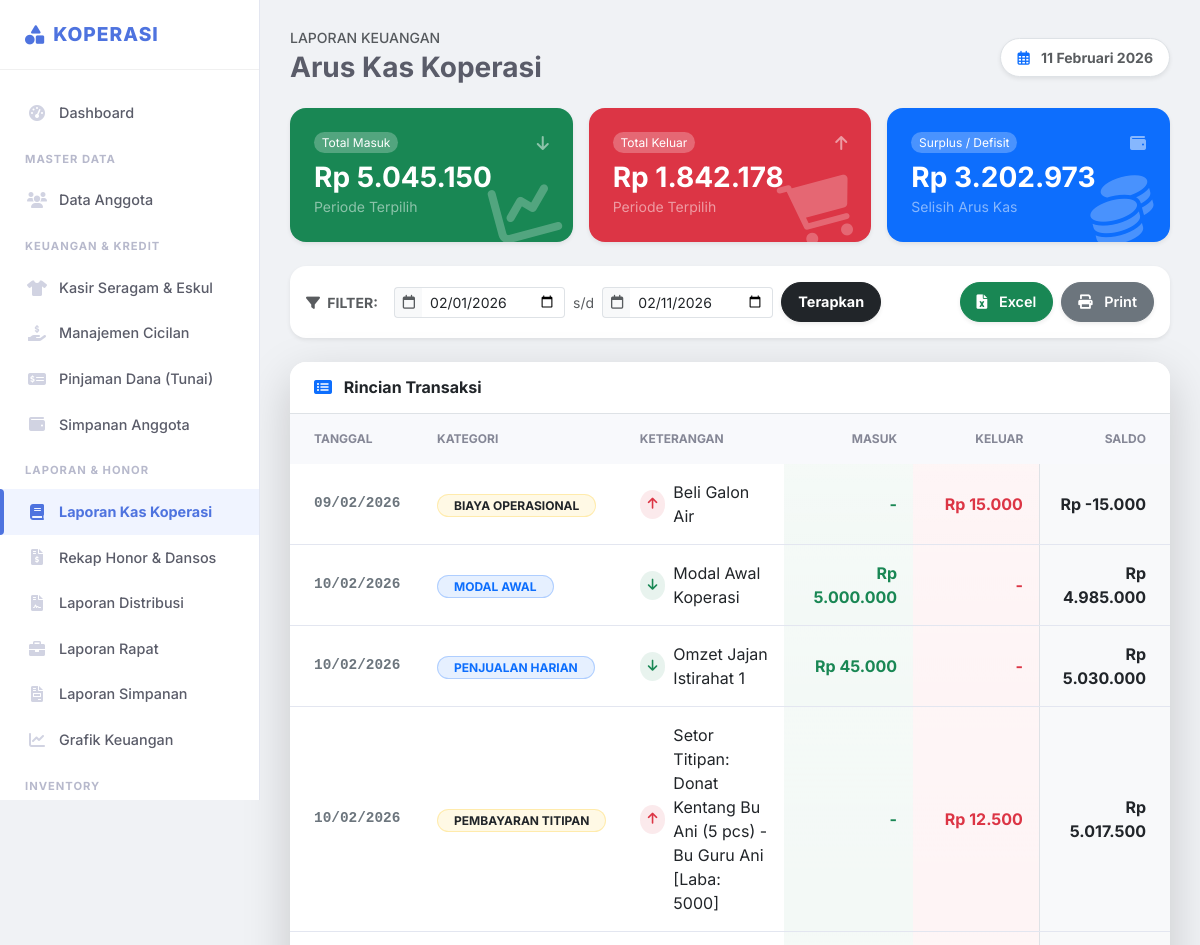
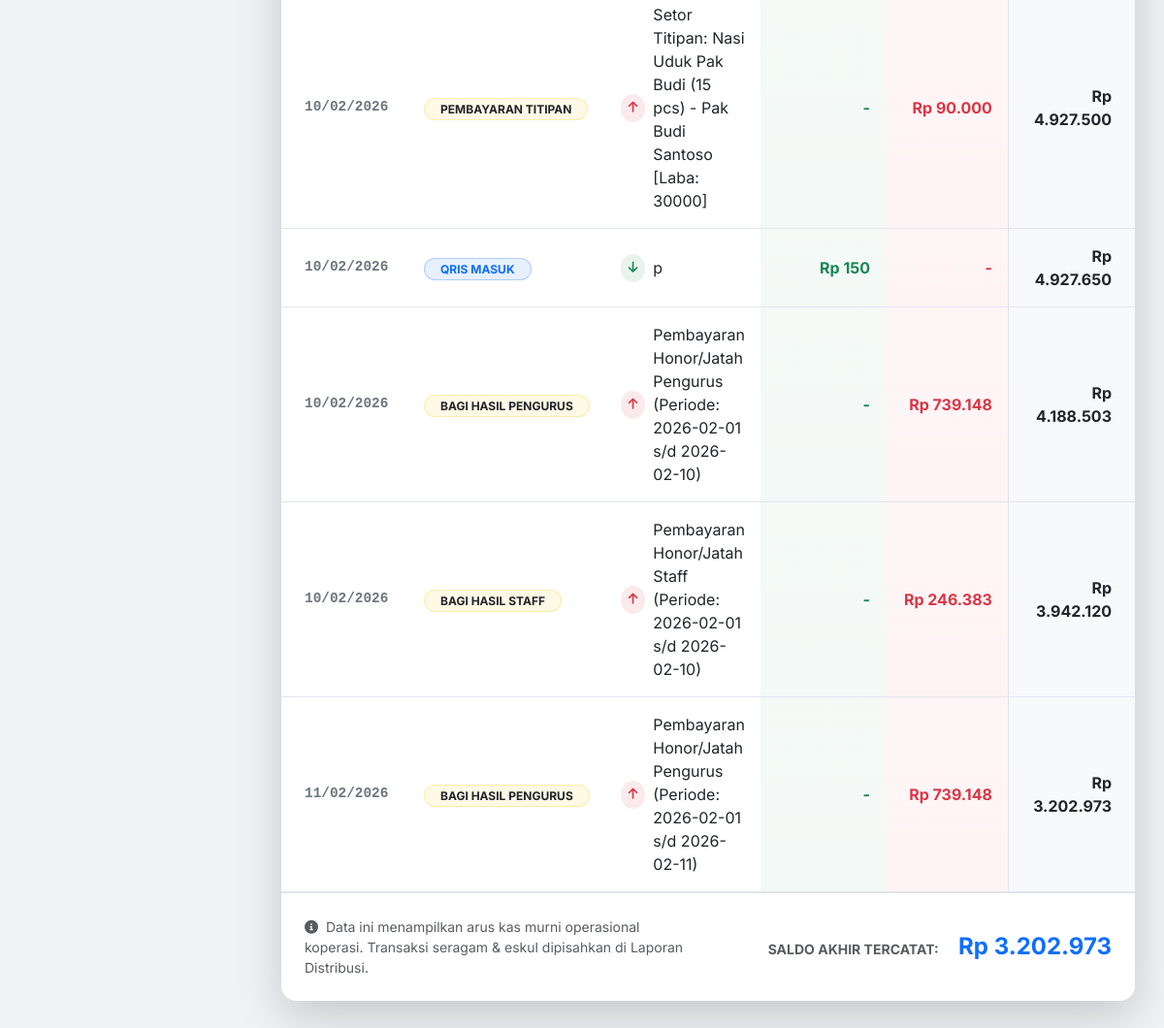
Page /kas/laporan_kas (signed in) on the committed database (2 pictures, top to bottom).
### tables this page shows
CREATE TABLE `transaksi_kas` (
  `id` int(11) NOT NULL,
  `tanggal` date NOT NULL,
  `kategori` varchar(100) NOT NULL,
  `arus` enum('masuk','keluar') NOT NULL,
  `jumlah` decimal(15,2) NOT NULL,
  `keterangan` text DEFAULT NULL,
  `user_id` int(11) DEFAULT NULL,
  `created_at` timestamp NOT NULL DEFAULT current_timestamp()
);

### config/functions.php (called while the page is built, shortened)
<?php
function formatRp($angka){
    return "Rp " . number_format($angka, 0, ',', '.');
}
function tglIndo($tanggal){
    $bulan = array (
        1 => 'Januari', 'Februari', 'Maret', 'April', 'Mei', 'Juni',
        'Juli', 'Agustus', 'September', 'Oktober', 'November', 'Desember'
    );
    $pecahkan = explode('-', $tanggal);
    return $pecahkan[2] . ' ' . $bulan[ (int)$pecahkan[1] ] . ' ' . $pecahkan[0];
}
?>

### pages/kas/laporan_kas.php (the view, shortened to what this page needs)
<?php
$tgl_awal = isset($_GET['tgl_awal']) ? $_GET['tgl_awal'] : date('Y-m-01');
$tgl_akhir = isset($_GET['tgl_akhir']) ? $_GET['tgl_akhir'] : date('Y-m-d');
$sql = "SELECT * FROM transaksi_kas
        WHERE (tanggal BETWEEN ? AND ?)
        AND kategori NOT IN ('penjualan_seragam', 'penjualan_eskul')
        ORDER BY tanggal ASC, id ASC";
$stmt = $pdo->prepare($sql);
$stmt->execute([$tgl_awal, $tgl_akhir]);
$transaksi = $stmt->fetchAll();
$total_masuk_periode = 0;
$total_keluar_periode = 0;
foreach($transaksi as $t){
    if($t['arus'] == 'masuk') $total_masuk_periode += $t['jumlah'];
    else $total_keluar_periode += $t['jumlah'];
}
$saldo_akhir_periode = $total_masuk_periode - $total_keluar_periode;
?>
<div class="d-flex justify-content-between align-items-center mb-4">
    <div>
        <h6 class="text-muted text-uppercase small ls-1 mb-1">Laporan Keuangan</h6>
        <h2 class="h3 fw-bold mb-0">Arus Kas Koperasi</h2>
    </div>
    <div class="d-none d-md-block">
        <div class="bg-white px-3 py-2 rounded-pill shadow-sm border small fw-bold text-muted">
            <i class="far fa-calendar-alt me-2 text-primary"></i> <?= tglIndo(date('Y-m-d')) ?>
        </div>
    </div>
</div>
<div class="row g-3 mb-4">
    <div class="col-md-4">
        <div class="card bg-success text-white border-0 shadow-sm rounded-4 h-100 overflow-hidden position-relative">
            <div class="card-body p-4">
                <div class="d-flex justify-content-between align-items-center mb-2">
                    <span class="badge bg-white bg-opacity-25 rounded-pill fw-normal">Total Masuk</span>
                    <i class="fas fa-arrow-down opacity-50"></i>
                </div>
                <h3 class="mb-0 fw-bold"><?= formatRp($total_masuk_periode) ?></h3>
                <small class="text-white-50">Periode Terpilih</small>
            </div>
            <i class="fas fa-chart-line fa-4x position-absolute bottom-0 end-0 mb-n1 me-3 opacity-25" style="transform: rotate(-15deg);"></i>
        </div>
    </div>
    <div class="col-md-4">
        <div class="card bg-danger text-white border-0 shadow-sm rounded-4 h-100 overflow-hidden position-relative">
            <div class="card-body p-4">
                <div class="d-flex justify-content-between align-items-center mb-2">
                    <span class="badge bg-white bg-opacity-25 rounded-pill fw-normal">Total Keluar</span>
                    <i class="fas fa-arrow-up opacity-50"></i>
                </div>
                <h3 class="mb-0 fw-bold"><?= formatRp($total_keluar_periode) ?></h3>
                <small class="text-white-50">Periode Terpilih</small>
            </div>
            <i class="fas fa-shopping-cart fa-4x position-absolute bottom-0 end-0 mb-n1 me-3 opacity-25" style="transform: rotate(-15deg);"></i>
        </div>
    </div>
    <div class="col-md-4">
        <div class="card bg-primary text-white border-0 shadow-sm rounded-4 h-100 overflow-hidden position-relative">
            <div class="card-body p-4">
                <div class="d-flex justify-content-between align-items-center mb-2">
                    <span class="badge bg-white bg-opacity-25 rounded-pill fw-normal">Surplus / Defisit</span>
                    <i class="fas fa-wallet opacity-50"></i>
                </div>
                <h3 class="mb-0 fw-bold"><?= formatRp($saldo_akhir_periode) ?></h3>
                <small class="text-white-50">Selisih Arus Kas</small>
            </div>
            <i class="fas fa-coins fa-4x position-absolute bottom-0 end-0 mb-n1 me-3 opacity-25" style="transform: rotate(-15deg);"></i>
        </div>
    </div>
</div>
<div class="card border-0 shadow-sm mb-4 rounded-4">
    <div class="card-body p-3">
        <form class="row g-2 align-items-center" method="GET">
            <div class="col-auto d-flex align-items-center">
                <span class="fw-bold text-muted small me-2 text-uppercase ls-1"><i class="fas fa-filter me-1"></i> Filter:</span>
            </div>
            <div class="col-auto">
                <div class="input-group input-group-sm">
                    <span class="input-group-text bg-light border-end-0 text-muted"><i class="far fa-calendar"></i></span>
                    <input type="date" name="tgl_awal" class="form-control border-start-0 shadow-none ps-2" value="<?= $tgl_awal ?>">
                </div>
            </div>
            <div class="col-auto text-muted small">s/d</div>
            <div class="col-auto">
                <div class="input-group input-group-sm">
                    <span class="input-group-text bg-light border-end-0 text-muted"><i class="far fa-calendar"></i></span>
                    <input type="date" name="tgl_akhir" class="form-control border-start-0 shadow-none ps-2" value="<?= $tgl_akhir ?>">
                </div>
            </div>
            <div class="col-auto">
                <button type="submit" class="btn btn-sm btn-dark px-3 rounded-pill fw-bold shadow-sm">Terapkan</button>
            </div>
            <div class="col-auto ms-auto d-flex gap-2">
    <a href="process/export_laporan_kas.php?tgl_awal=<?= $tgl_awal ?>&tgl_akhir=<?= $tgl_akhir ?>" class="btn btn-sm btn-success rounded-pill px-3 shadow-sm" target="_blank">
        <i class="fas fa-file-excel me-2"></i> Excel
    </a>
    <a href="pages/kas/cetak_laporan_kas.php?tgl_awal=<?= $tgl_awal ?>&tgl_akhir=<?= $tgl_akhir ?>" class="btn btn-sm btn-secondary rounded-pill px-3 shadow-sm" target="_blank">
        <i class="fas fa-print me-2"></i> Print
    </a>
</div>
        </form>
    </div>
</div>
<div class="card border-0 shadow-lg rounded-4 overflow-hidden">
    <div class="card-header bg-white py-3 border-bottom">
        <h6 class="mb-0 fw-bold text-dark"><i class="fas fa-list-alt me-2 text-primary"></i> Rincian Transaksi</h6>
    </div>
    <div class="table-responsive">
        <table class="table table-hover align-middle mb-0" style="min-width: 800px;">
            <thead class="bg-light text-secondary">
                <tr>
                    <th class="ps-4 py-3 text-uppercase small fw-bold ls-1" width="15%">Tanggal</th>
                    <th class="py-3 text-uppercase small fw-bold ls-1" width="20%">Kategori</th>
                    <th class="py-3 text-uppercase small fw-bold ls-1">Keterangan</th>
                    <th class="text-end py-3 text-uppercase small fw-bold ls-1" width="15%">Masuk</th>
                    <th class="text-end py-3 text-uppercase small fw-bold ls-1" width="15%">Keluar</th>
                    <th class="text-end pe-4 py-3 text-uppercase small fw-bold ls-1" width="15%">Saldo</th>
                </tr>
            </thead>
            <tbody>
                <?php
                $saldo = 0;
                if(empty($transaksi)): ?>
                <?php endif;
                foreach($transaksi as $row):
                    if($row['arus'] == 'masuk'){
                        $masuk = $row['jumlah']; $keluar = 0;
                        $saldo += $masuk;
                        $icon_trx = "<i class='fas fa-arrow-down text-success me-2 bg-success bg-opacity-10 p-2 rounded-circle' style='font-size:0.8rem;'></i>";
                    } else {
                        $masuk = 0; $keluar = $row['jumlah'];
                        $saldo -= $keluar;
                        $icon_trx = "<i class='fas fa-arrow-up text-danger me-2 bg-danger bg-opacity-10 p-2 rounded-circle' style='font-size:0.8rem;'></i>";
                    }
                    $kat_clean = strtoupper(str_replace('_', ' ', $row['kategori']));
                    $badge_color = ($row['arus'] == 'masuk') ? 'primary' : 'warning text-dark';
                ?>
                <tr>
                    <td class="ps-4 fw-bold text-secondary" style="font-family: monospace; font-size: 0.9rem;">
                        <?= date('d/m/Y', strtotime($row['tanggal'])) ?>
                    </td>
                    <td>
                        <span class="badge bg-<?= $badge_color ?> bg-opacity-10 text-<?= ($row['arus']=='masuk'?'primary':'dark') ?> border border-<?= $badge_color ?> border-opacity-25 rounded-pill px-3">
                            <?= $kat_clean ?>
                        </span>
                    </td>
                    <td>
                        <div class="d-flex align-items-center">
                            <?= $icon_trx ?>
                            <span class="text-dark"><?= htmlspecialchars($row['keterangan']) ?></span>
                        </div>
                    </td>
                    <td class="text-end fw-bold text-success bg-success bg-opacity-10 bg-gradient" style="--bs-bg-opacity: .05;">
                        <?= $masuk!=0 ? formatRp($masuk) : '-' ?>
                    </td>
                    <td class="text-end fw-bold text-danger bg-danger bg-opacity-10 bg-gradient" style="--bs-bg-opacity: .05;">
                        <?= $keluar!=0 ? formatRp($keluar) : '-' ?>
                    </td>
                    <td class="text-end pe-4 fw-bold text-dark bg-light border-start">
                        <?= formatRp($saldo) ?>
                    </td>
                </tr>
                <?php endforeach; ?>
            </tbody>
        </table>
    </div>
    <div class="card-footer bg-white p-4 border-top">
        <div class="row align-items-center">
            <div class="col-md-6 text-muted small">
                <i class="fas fa-info-circle me-1"></i> Data ini menampilkan arus kas murni operasional koperasi. Transaksi seragam & eskul dipisahkan di Laporan Distribusi.
            </div>
            <div class="col-md-6 text-end">
                <span class="text-uppercase small fw-bold text-muted me-3">Saldo Akhir Tercatat:</span>
                <span class="h4 fw-bold text-primary mb-0"><?= formatRp($saldo) ?></span>
            </div>
        </div>
    </div>
</div>

### index.php (style rules this page uses)
:root { --primary: #4e73df; --primary-dark: #224abe; --success: #1cc88a; --info: #36b9cc; --warning: #f6c23e; --danger: #e74a3b; --dark: #2c3e50; --light: #f8f9fc; }
body { font-family: 'Inter', sans-serif; background-color: #f0f2f5; color: #5a5c69; overflow-x: hidden; }
.card { border: none; border-radius: 12px; box-shadow: 0 0.15rem 1.75rem 0 rgba(58, 59, 69, 0.05); background: #fff; transition: box-shadow 0.2s; }
.card-header { background: #fff; border-bottom: 1px solid #e3e6f0; padding: 1.2rem 1.5rem; font-weight: 700; color: var(--primary); }
.btn { padding: 0.5rem 1rem; border-radius: 8px; font-weight: 600; font-size: 0.9rem; }
.table thead th { background: #f8f9fc; color: #858796; font-weight: 700; text-transform: uppercase; font-size: 0.75rem; border-bottom: 0; padding: 1rem; }
.table td { padding: 1rem; vertical-align: middle; color: #5a5c69; border-bottom: 1px solid #e3e6f0; }

### rows in the picture
transaksi_kas: tanggal "09/02/2026", kategori "BIAYA OPERASIONAL", arus "keluar" (drawn), keterangan "Beli Galon Air", jumlah "Rp 15.000", saldo "Rp -15.000"
transaksi_kas: tanggal "10/02/2026", kategori "MODAL AWAL", arus "masuk" (drawn), keterangan "Modal Awal Koperasi", jumlah "Rp 5.000.000", saldo "Rp 4.985.000"
transaksi_kas: tanggal "10/02/2026", kategori "PENJUALAN HARIAN", arus "masuk" (drawn), keterangan "Omzet Jajan Istirahat 1", jumlah "Rp 45.000", saldo "Rp 5.030.000"
transaksi_kas: tanggal "10/02/2026", kategori "PEMBAYARAN TITIPAN", arus "keluar" (drawn), keterangan "Setor Titipan: Donat Kentang Bu Ani (5 pcs) - Bu Guru Ani [Laba: 5000]", jumlah "Rp 12.500", saldo "Rp 5.017.500"
transaksi_kas: tanggal "10/02/2026", kategori "PEMBAYARAN TITIPAN", arus "keluar" (drawn), keterangan "Setor Titipan: Nasi Uduk Pak Budi (15 pcs) - Pak Budi Santoso [Laba: 30000]", jumlah "Rp 90.000", saldo "Rp 4.927.500"
transaksi_kas: tanggal "10/02/2026", kategori "QRIS MASUK", arus "masuk" (drawn), keterangan "p", jumlah "Rp 150", saldo "Rp 4.927.650"
transaksi_kas: tanggal "10/02/2026", kategori "BAGI HASIL PENGURUS", arus "keluar" (drawn), keterangan "Pembayaran Honor/Jatah Pengurus (Periode: 2026-02-01 s/d 2026-02-10)", jumlah "Rp 739.148", saldo "Rp 4.188.503"
transaksi_kas: tanggal "10/02/2026", kategori "BAGI HASIL STAFF", arus "keluar" (drawn), keterangan "Pembayaran Honor/Jatah Staff (Periode: 2026-02-01 s/d 2026-02-10)", jumlah "Rp 246.383", saldo "Rp 3.942.120"
transaksi_kas: tanggal "11/02/2026", kategori "BAGI HASIL PENGURUS", arus "keluar" (drawn), keterangan "Pembayaran Honor/Jatah Pengurus (Periode: 2026-02-01 s/d 2026-02-11)", jumlah "Rp 739.148", saldo "Rp 3.202.973"

### other values in the picture
formatRp($total_masuk_periode) "Rp 5.045.150"
formatRp($total_keluar_periode) "Rp 1.842.178"
formatRp($saldo_akhir_periode) "Rp 3.202.973"
formatRp($saldo) "Rp 3.202.973"
